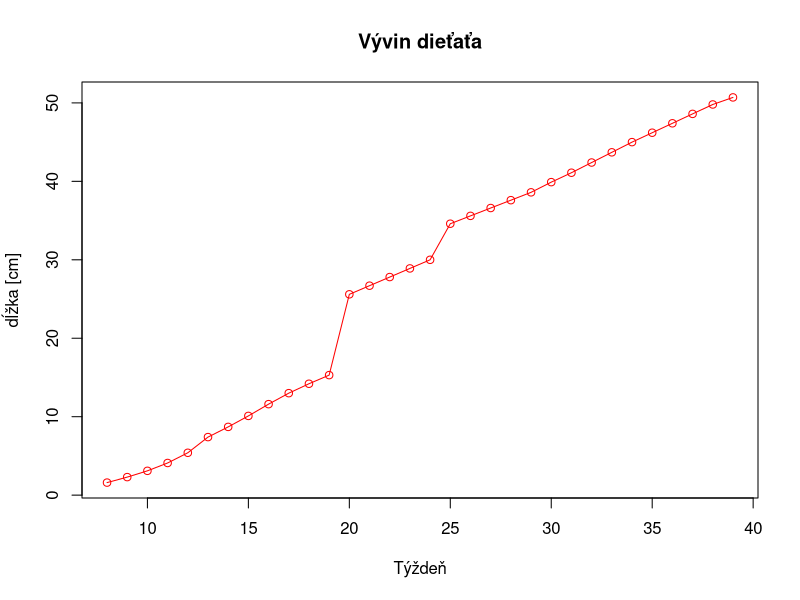
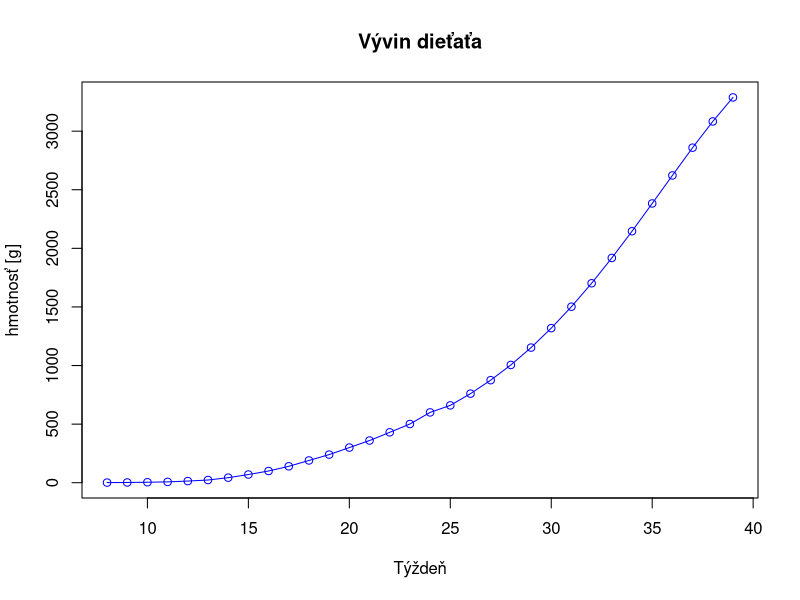

Write R code to recreate these figures, in order.
## ---- chunk 1
dieta <- read.delim2("dieta.txt")
tyzden <- dieta$tyzden
dlzka <- dieta$dlzka..cm.
hmotnost <- dieta$hmotnost..g.

plot(tyzden, dlzka, type = "o", main = "Vývin dieťaťa", xlab = "Týždeň", ylab = "dĺžka [cm]", col = "red")
## ---- chunk 2
plot(tyzden, hmotnost, type = "o", main = "Vývin dieťaťa", xlab = "Týždeň", ylab = "hmotnosť [g]", col = "blue")
